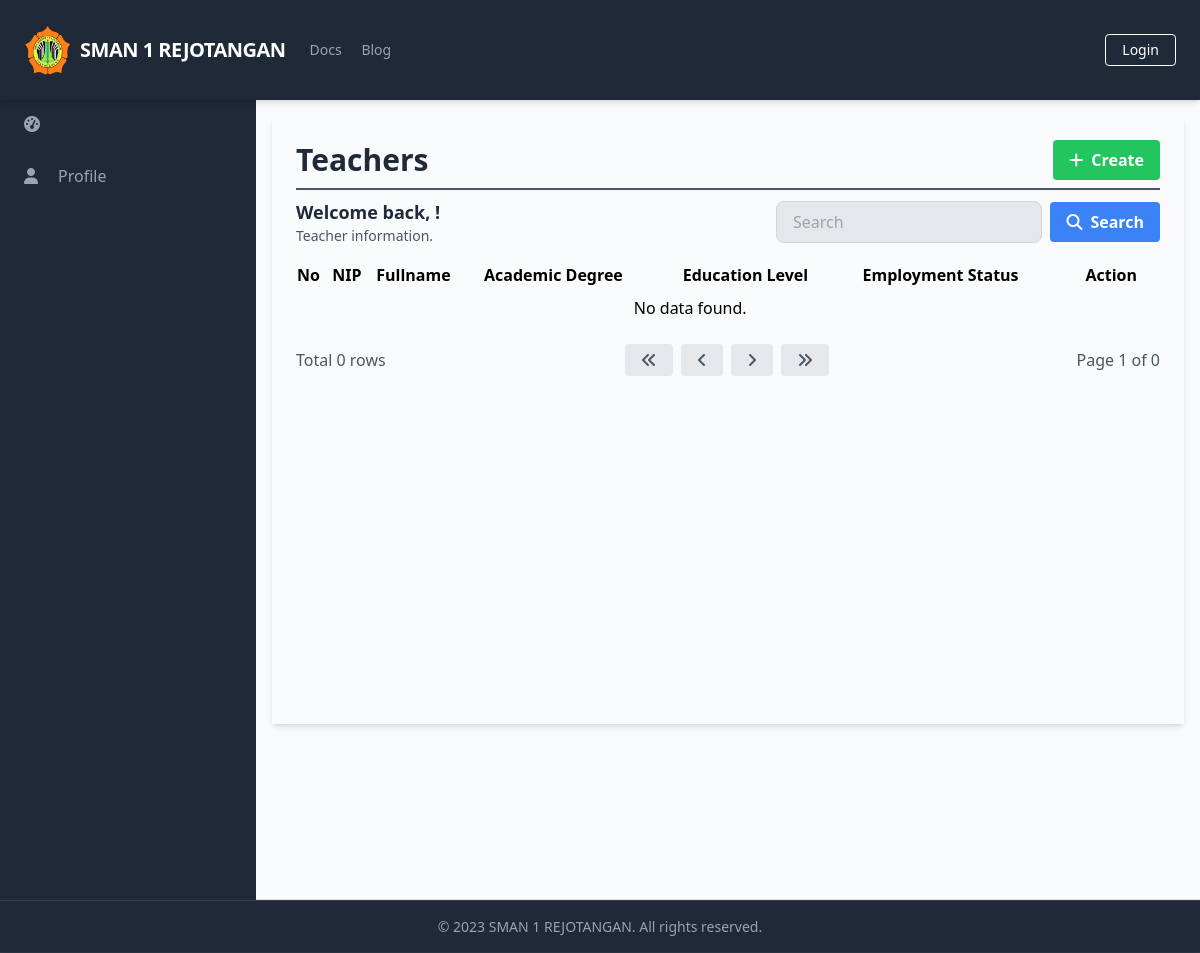
Before: /manage_teachers/manage_teachers_list.php with the older database file.
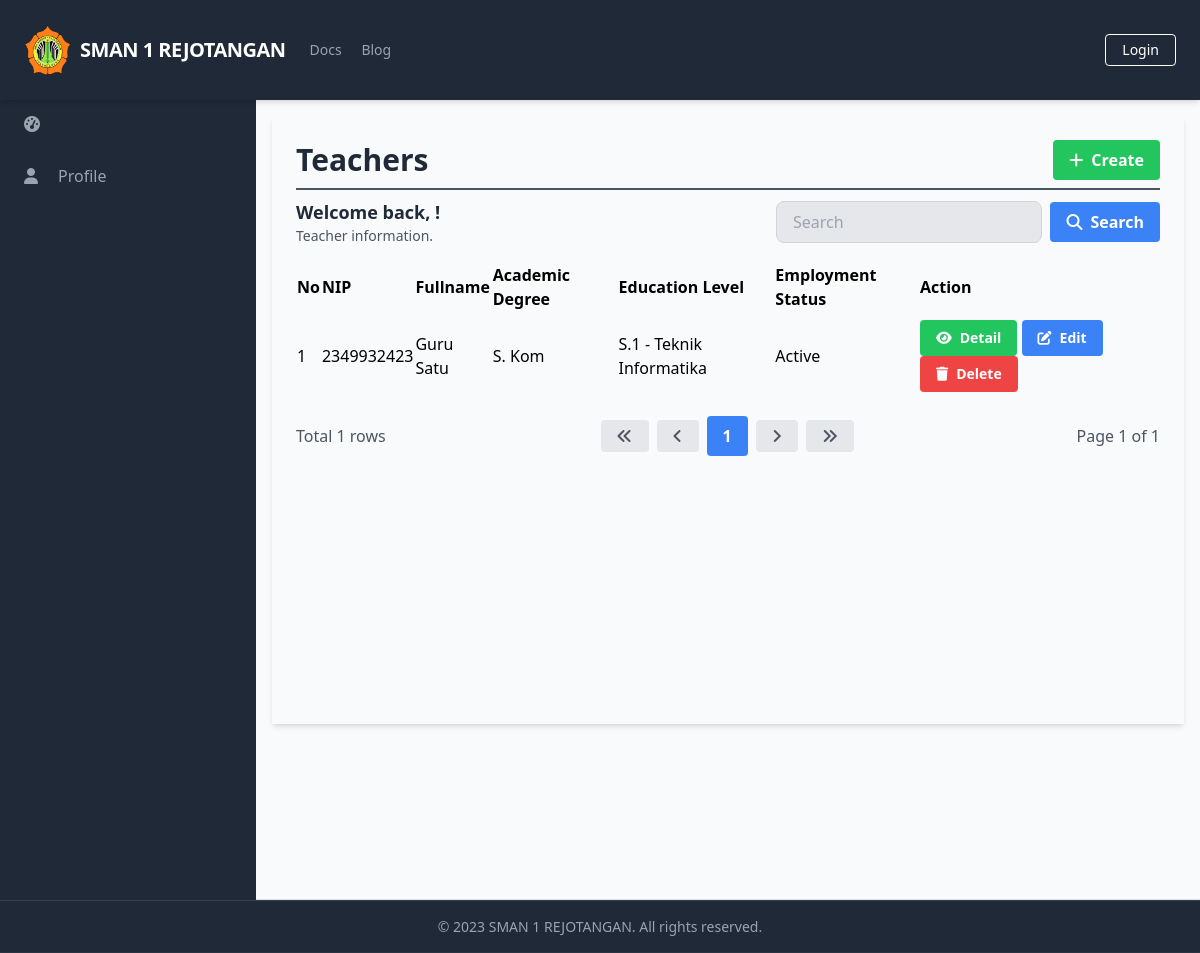
After: the same page with the newer database file.
### tables this page shows
CREATE TABLE `Teachers` (
  `TeacherID` int(11) NOT NULL,
  `NIP` varchar(20) NOT NULL,
  `AcademicDegree` varchar(50) DEFAULT NULL,
  `EducationLevel` varchar(50) DEFAULT NULL,
  `EmploymentStatus` varchar(50) DEFAULT NULL,
  `UserID` int(11) DEFAULT NULL
);

CREATE TABLE `Users` (
  `UserID` int(11) NOT NULL,
  `Username` varchar(50) NOT NULL,
  `Password` varchar(255) NOT NULL,
  `Email` varchar(100) NOT NULL,
  `FullName` varchar(100) DEFAULT NULL,
  `DateOfBirth` date DEFAULT NULL,
  `Gender` varchar(10) DEFAULT NULL,
  `Address` text DEFAULT NULL,
  `PhoneNumber` varchar(20) DEFAULT NULL,
  `RoleID` int(11) DEFAULT NULL,
  `AccountCreationDate` timestamp NOT NULL DEFAULT current_timestamp() ON UPDATE current_timestamp(),
  `LastLogin` datetime DEFAULT NULL,
  `AccountStatus` varchar(20) DEFAULT NULL,
  `ProfilePictureURL` varchar(255) DEFAULT NULL,
  `ActivationStatus` varchar(20) DEFAULT NULL
);

### database/connection.php (called while the page is built, shortened)
<?php
$baseUrl = "http://localhost/final_project_imam_2023/";

### public/manage_teachers/manage_teachers_list.php (the view, shortened to what the changed rows need)
<?php
require_once('../../database/connection.php');
?>
<?php include_once('../components/header.php'); ?>
<div class="h-screen flex flex-col">
    <div class="flex-grow bg-gray-50 flex flex-row shadow-md">
        <main class="bg-gray-50 flex flex-col flex-1 overflow-y-scroll h-screen flex-shrink-0 sc-hide pb-40">
            <div class="flex items-start justify-start p-6 shadow-md m-4 flex-1 flex-col">
                <div class="flex flex-row justify-between items-center w-full border-b-2 border-gray-600 mb-2 pb-2">
                    <h1 class="text-3xl text-gray-800 font-semibold w-full">Teachers</h1>
                </div>
                <div class="flex flex-col w-full">
                    <div class="flex flex-row justify-between items-center w-full mb-2 pb-2">
                        <div>
                            <h2 class="text-lg text-gray-800 font-semibold">Welcome back, <?php echo $_SESSION['FullName']; ?>!</h2>
                        </div>
                    </div>
                    <table class="min-w-full">
                        <thead>
                            <tr>
                                <th class="text-left">No</th>
                                <th class="text-left">NIP</th>
                                <th class="text-left">Fullname</th>
                                <th class="text-left">Academic Degree</th>
                                <th class="text-left">Education Level</th>
                                <th class="text-left">Employment Status</th>
                                <th class="text-left">Action</th>
                            </tr>
                        </thead>
                        <tbody>
                            <?php
                            $searchTerm = isset($_GET['search']) ? $_GET['search'] : '';
                            $page = isset($_GET['page']) ? $_GET['page'] : 1;
                            $query = "SELECT Teachers.TeacherID, Teachers.NIP, Teachers.AcademicDegree, Teachers.EducationLevel, Teachers.EmploymentStatus, Users.FullName
                        FROM Teachers
                        INNER JOIN Users ON Teachers.UserID = Users.UserID
                        WHERE Teachers.NIP LIKE '%$searchTerm%'
                        OR Teachers.AcademicDegree LIKE '%$searchTerm%'
                        OR Teachers.EducationLevel LIKE '%$searchTerm%'
                        OR Teachers.EmploymentStatus LIKE '%$searchTerm%'
                        LIMIT 15 OFFSET " . ($page - 1) * 15;
                            $result = $conn->query($query);
                            $queryCount = "SELECT COUNT(*) AS count
                             FROM Teachers
                             INNER JOIN Users ON Teachers.UserID = Users.UserID
                             WHERE Teachers.NIP LIKE '%$searchTerm%'";
                            $resultCount = $conn->query($queryCount);
                            $rowCount = $resultCount->fetch_assoc()['count'];
                            $totalPage = ceil($rowCount / 15);
                            $no = 1;
                            while ($row = $result->fetch_assoc()) {
                            ?>
                                <tr>
                                    <td class=""><?php echo $no++; ?></td>
                                    <td class=""><?php echo $row['NIP']; ?></td>
                                    <td class=""><?php echo $row['FullName']; ?></td>
                                    <td class=""><?php echo $row['AcademicDegree']; ?></td>
                                    <td class=""><?php echo $row['EducationLevel']; ?></td>
                                    <td class=""><?php echo $row['EmploymentStatus']; ?></td>
                                    <td class='py-2'>
                                        <a href="<?php echo $baseUrl; ?>public/manage_teachers/manage_teachers_detail.php?id=<?php echo $row['TeacherID'] ?>" class='bg-green-500 hover-bg-green-700 text-white font-bold py-2 px-4 rounded inline-flex items-center text-sm'>
                                            <i class='fas fa-eye mr-2'></i>
                                            <span>Detail</span>
                                        </a>
                                        <a href="<?php echo $baseUrl; ?>public/manage_teachers/manage_teachers_update.php?id=<?php echo $row['TeacherID'] ?>" class='bg-blue-500 hover-bg-blue-700 text-white font-bold py-2 px-4 rounded inline-flex items-center text-sm'>
                                            <i class='fas fa-edit mr-2'></i>
                                            <span>Edit</span>
                                        </a>
                                        <a href="#" onclick="confirmDelete(<?php echo $row['TeacherID']; ?>)" class='bg-red-500 hover-bg-red-700 text-white font-bold py-2 px-4 rounded inline-flex items-center text-sm'>
                                            <i class='fas fa-trash mr-2'></i>
                                            <span>Delete</span>
                                        </a>
                                    </td>
                                </tr>
                            <?php
                            }
                            if ($result->num_rows === 0) {
                            ?>
                                <tr>
                                    <td colspan="6" class="py-2 text-center">No data found.</td>
                                </tr>
                            <?php
                            }
                            ?>
                        </tbody>
                    </table>
                    <div class="flex flex-row justify-between items-center w-full mt-4">
                        <div class="flex flex-row justify-start items-center">
                            <span class="text-gray-600">Total <?php echo $rowCount; ?> rows</span>
                        </div>
                        <div class="flex flex-row justify-end items-center space-x-2">
                            <a href="?page=1&search=<?php echo $searchTerm; ?>" class="bg-gray-200 hover-bg-gray-300 text-gray-600 font-bold py-2 px-4 rounded inline-flex items-center">
                                <i class="fas fa-angle-double-left"></i>
                            </a>
                            <a href="?page=<?php if ($page == 1) {
                                                echo $page;
                                            } else {
                                                echo $page - 1;
                                            } ?>&search=<?php echo $searchTerm; ?>" class="bg-gray-200 hover-bg-gray-300 text-gray-600 font-bold py-2 px-4 rounded inline-flex items-center">
                                <i class="fas fa-angle-left"></i>
                            </a>
                            <?php
                            $startPage = $page - 2;
                            $endPage = $page + 2;
                            if ($startPage < 1) {
                                $endPage += abs($startPage) + 1;
                                $startPage = 1;
                            }
                            if ($endPage > $totalPage) {
                                $startPage -= $endPage - $totalPage;
                                $endPage = $totalPage;
                            }
                            if ($startPage < 1) {
                                $startPage = 1;
                            }
                            for ($i = $startPage; $i <= $endPage; $i++) {
                                if ($i == $page) {
                                    echo "<a href='?page=$i&search=$searchTerm' class='bg-blue-500 hover-bg-blue-700 text-white font-bold py-2 px-4 rounded inline-flex items-center'>$i</a>";
                                } else {
                                    echo "<a href='?page=$i&search=$searchTerm' class='bg-gray-200 hover-bg-gray-300 text-gray-600 font-bold py-2 px-4 rounded inline-flex items-center'>$i</a>";
                                }
                            }
                            ?>
                            <a href="?page=<?php if ($page == $totalPage) {
                                                echo $page;
                                            } else {
                                                echo $page + 1;
                                            } ?>&search=<?php echo $searchTerm; ?>" class="bg-gray-200 hover-bg-gray-300 text-gray-600 font-bold py-2 px-4 rounded inline-flex items-center">
                                <i class="fas fa-angle-right"></i>
                            </a>
                            <a href="?page=<?php echo $totalPage; ?>&search=<?php echo $searchTerm; ?>" class="bg-gray-200 hover-bg-gray-300 text-gray-600 font-bold py-2 px-4 rounded inline-flex items-center">
                                <i class="fas fa-angle-double-right"></i>
                            </a>
                        </div>
                        <div class="flex flex-row justify-end items-center ml-2">
                            <span class="text-gray-600">Page <?php echo $page; ?> of <?php echo $totalPage; ?></span>
                        </div>
                    </div>
                </div>
        </main>
    </div>
</div>
</body>
</html>

Changed rows visible on the page:
added teachers: NIP "2349932423", UserID.FullName "Guru Satu", AcademicDegree "S. Kom", EducationLevel "S.1 - Teknik Informatika", EmploymentStatus "Active"
Other visible differences:
$rowCount: "0" → "1"
$totalPage: "0" → "1"
new list line: "1"
text no longer shown: "No data found."
